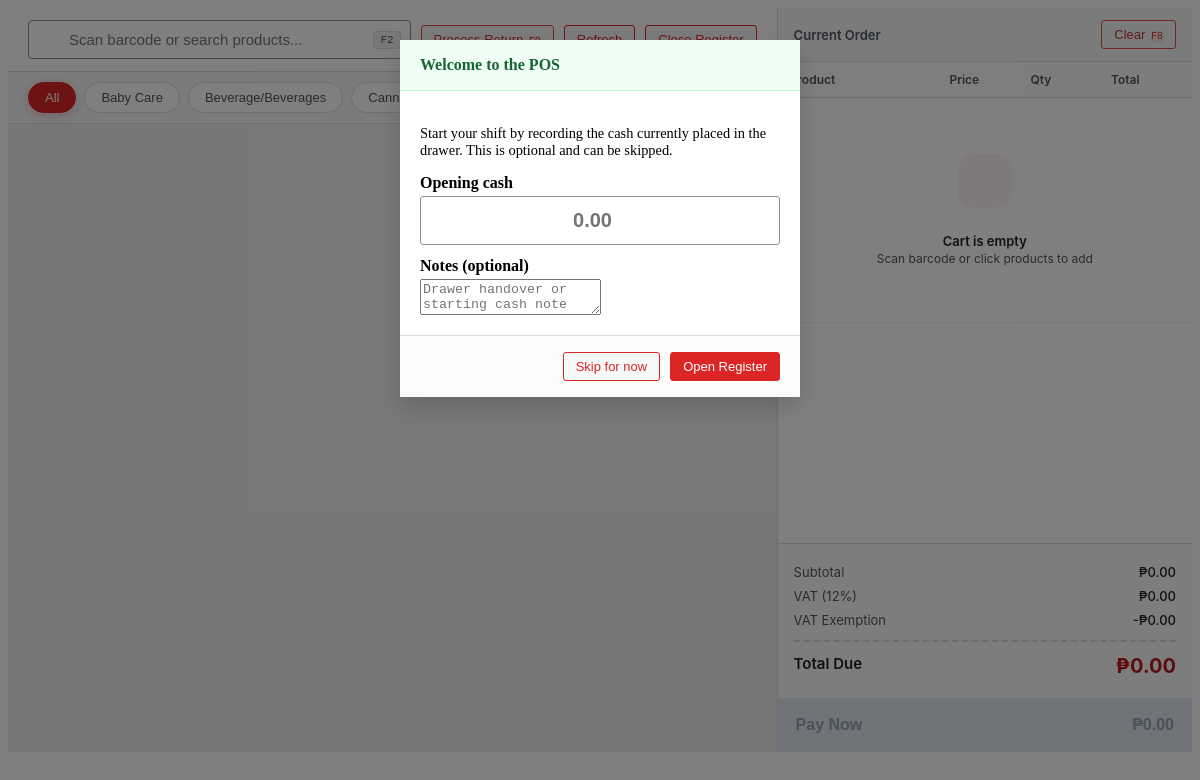
Page /reusablepage/salespos.php (signed in) on the committed database.
### tables this page shows
CREATE TABLE `product_categories` (
  `id` int(11) NOT NULL,
  `category_name` varchar(100) NOT NULL,
  `has_vat` tinyint(1) NOT NULL DEFAULT 0,
  `senior_discount` tinyint(1) NOT NULL DEFAULT 0,
  `pwd_discount` tinyint(1) NOT NULL DEFAULT 0
);

### function/workingpos.php (called while the page is built, shortened)
<?php
class Product {
    private $conn;
    public function __construct($db) {
        $this->conn = $db;
    }
    public function getCategories() {
        $sql = "SELECT * FROM product_categories ORDER BY category_name ASC";
        $stmt = $this->conn->prepare($sql);
        $stmt->execute();
        return $stmt->fetchAll(PDO::FETCH_ASSOC);
    }
}

### reusablepage/salespos.php (the view, shortened to what this page needs)
<?php
require_once __DIR__ . "/../conn/database.php";
require_once __DIR__ . "/../function/workingpos.php";
$product = new Product($db);
$categories = $product->getCategories();
?>
<link rel="stylesheet" href="../css/pos_wepos.css?v=1.9">
<div class="wepos-wrapper" id="weposApp">
    <div class="wepos-left">
        <div class="wepos-header">
            <div class="wepos-search-container">
                <input type="text" id="weposSearch" placeholder="Scan barcode or search products..." autocomplete="off">
                <kbd>F2</kbd>
            </div>
            <button type="button" class="wepos-btn wepos-btn-outline text-danger" style="border-color: #e74c3c; color: #c0392b;" onclick="openReturnModal()">
                    <i class="fas fa-undo-alt me-1"></i> Process Return <kbd style="font-size: 10px; background: #fee2e2; color: #c0392b; border: none; margin-left: 2px;">F9</kbd>
                </button>
            <button class="wepos-btn wepos-btn-outline" onclick="location.reload()">
            </button>
            <button class="wepos-btn wepos-btn-outline text-primary" onclick="weposOpenClosingModal()">
            </button>
        </div>
        <div class="wepos-categories">
            <button class="wepos-cat-btn active" onclick="weposFilterCat('All')">All</button>
            <?php foreach ($categories as $cat): ?>
                <button class="wepos-cat-btn" onclick="weposFilterCat('<?= htmlspecialchars($cat['category_name']) ?>')">
                    <?= htmlspecialchars($cat['category_name']) ?>
                </button>
            <?php endforeach; ?>
        </div>
        <div class="wepos-products-area">
        </div>
    </div>
    <div class="wepos-right">
        <div class="wepos-resizer" id="weposCartResizer" title="Drag to resize the cart panel" aria-label="Drag to resize the cart panel">
        </div>
        <div class="wepos-cart-header">
            <span style="font-size:13px; font-weight:600; color:#50575e;"><i class="fas fa-shopping-cart me-1"></i> Current Order</span>
            <div class="wepos-cart-actions">
                <button class="wepos-btn wepos-btn-outline text-danger" style="border-color: #e74c3c; color: #c0392b;" onclick="weposClearCart()">
                    <i class="fas fa-trash-alt me-1"></i> Clear <kbd style="font-size: 10px; background: #fee2e2; color: #c0392b; border: none; margin-left: 2px;">F8</kbd>
                </button>
            </div>
        </div>
        <div class="wepos-cart-items">
            <table class="wepos-cart-table">
                <thead>
                    <tr>
                        <th class="wepos-col-name">Product</th>
                        <th class="wepos-col-price">Price</th>
                        <th class="wepos-col-qty">Qty</th>
                        <th class="wepos-col-total">Total</th>
                        <th class="wepos-col-action"></th>
                    </tr>
                </thead>
                <tbody id="weposCartBody">
                </tbody>
            </table>
        </div>
        <div class="wepos-checkout-area">
            <div class="wepos-calc-box">
                <div class="wepos-calc-row">
                    <span>Subtotal</span>
                    <span id="calcSub">₱0.00</span>
                </div>
                <div class="wepos-calc-row text-muted" id="rowVat" style="display:none;">
                    <span>VAT (12%)</span>
                    <span id="calcVat">+₱0.00</span>
                </div>
                <div class="wepos-calc-row text-muted" id="rowVatExempt" style="display:none;">
                    <span>VAT Exemption</span>
                    <span id="calcVatExempt">-₱0.00</span>
                </div>
                <div class="wepos-calc-row total-row">
                    <span>Total Due</span>
                    <span class="wepos-grand-total" id="calcTotal">₱0.00</span>
                </div>
            </div>
            <button class="wepos-pay-btn" id="weposPayBtn" onclick="weposOpenPayModal()" disabled>
                <span>Pay Now</span>
                <span class="wepos-pay-amount" id="btnTotalAmount">₱0.00</span>
            </button>
        </div>
    </div>
</div>
<div class="wepos-modal-overlay" id="registerOpeningModal" style="display:none;" onclick="weposCloseOpeningModal(event)">
    <div class="wepos-modal" onclick="event.stopPropagation()" style="max-width:440px;">
        <div class="wepos-modal-head" style="background:#f0fdf4; border-bottom:1px solid #bbf7d0;">
            <h5 style="color:#166534;"><i class="fas fa-hand-sparkles me-2"></i>Welcome to the POS</h5>
            <button type="button" onclick="weposCloseOpeningModal()"><i class="fas fa-times"></i></button>
        </div>
        <div class="wepos-modal-body">
            <p class="text-muted" style="font-size:0.9rem;">Start your shift by recording the cash currently placed in the drawer. This is optional and can be skipped.</p>
            <label for="openingCashAmount" style="font-weight:600; display:block; margin-bottom:4px;">Opening cash</label>
            <input type="number" id="openingCashAmount" class="wepos-input-lg" min="0" step="0.01" placeholder="0.00" autofocus>
            <label for="openingCashNotes" style="font-weight:600; display:block; margin:12px 0 4px;">Notes (optional)</label>
            <textarea id="openingCashNotes" rows="2" class="form-control" placeholder="Drawer handover or starting cash note"></textarea>
        </div>
        <div class="wepos-modal-foot">
            <button type="button" class="wepos-btn wepos-btn-outline" onclick="weposSkipOpeningModal()">Skip for now</button>
            <button type="button" class="wepos-btn wepos-btn-primary" id="confirmOpeningBtn" onclick="weposSubmitRegisterOpening()">Open Register</button>
        </div>
    </div>
</div>

### rows in the picture
product_categories: category_name "Baby Care"
product_categories: category_name "Beverage/Beverages"
product_categories: category_name "Canned…"
